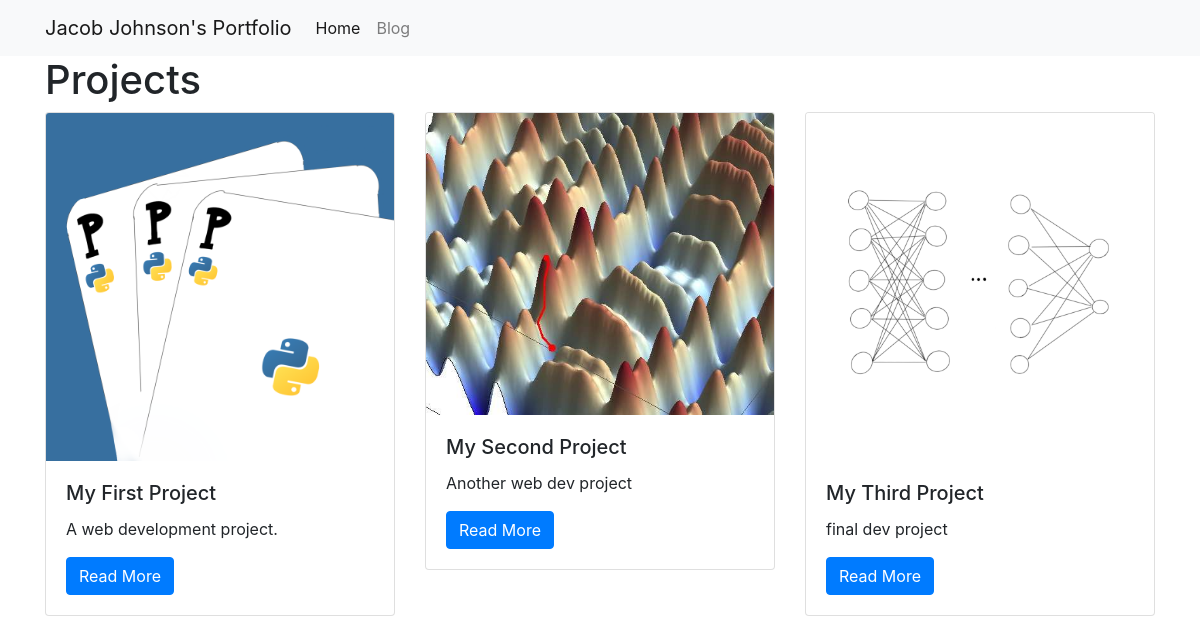
/projects/, run on the app's committed database.
### projects/models.py (models this page shows)
class Project(models.Model):
    title = models.CharField(max_length=100)
    description = models.TextField()
    technology = models.CharField(max_length=20)
    image = models.FilePathField(path="/img")

### projects/views.py (the view)
# urls.py: path("", views.project_index, name="project_index"),
def project_index(request):
    projects = Project.objects.all()
    context = {"projects": projects}
    return render(request, "project_index.html", context)

### projects/templates/project_index.html
{% extends "base.html" %}
{% load static %}
{% block page_content %}
<h1>Projects</h1>
<div class="row">
{% for project in projects %}
    <div class="col-md-4">
        <div class="card mb-2">
            <img class="card-img-top" src="{% static project.image %}">
            <div class="card-body">
                <h5 class="card-title">{{ project.title }}</h5>
                <p class="card-text">{{ project.description }}</p>
                <a href="{% url 'project_detail' project.pk %}"
                   class="btn btn-primary">
                    Read More
                </a>
            </div>
        </div>
    </div>
    {% endfor %}
</div>
{% endblock %}

### personal_portfolio/templates/base.html (shortened to what this page needs)
<link rel="stylesheet" href="https://stackpath.bootstrapcdn.com/bootstrap/4.1.3/css/bootstrap.min.css">
<nav class="navbar navbar-expand-lg navbar-light bg-light">
    <div class="container">
        <a class="navbar-brand" href="{% url 'project_index' %}">Jacob Johnson's Portfolio</a>
        <div class="collapse navbar-collapse" id="navbarSupportedContent">
          <ul class="navbar-nav mr-auto">
            <li class="nav-item active">
              <a class="nav-link" href="{% url 'project_index' %}">Home</a>
            </li>
            <li class="nav-item">
              <a class="nav-link" href="{% url 'blog_index' %}">Blog</a>
            </li>
          </ul>
        </div>
    </div>
</nav>
<div class="container">
    {% block page_content %}{% endblock %}
</div>

### data on the page
Project: image (picture), title "My First Project", description "A web development project."
Project: image (picture), title "My Second Project", description "Another web dev project"
Project: image (picture), title "My Third Project", description "final dev project"
